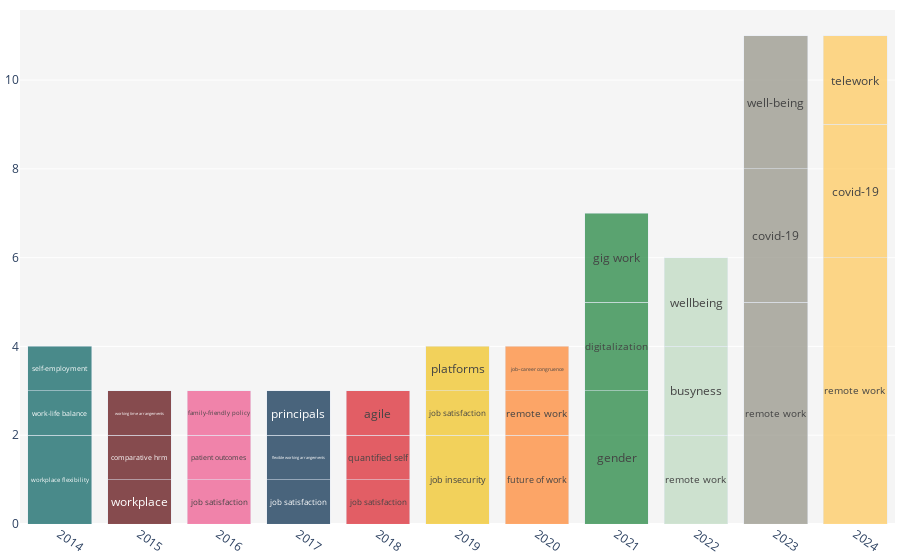

Notebook code for this chart:
### Code cell
# Arguments: view              = 'notebook', 'browser' ('notebook' -> To plot in your prefered Notebook App. 'browser' -> To plot in your prefered browser window);
#            key               = 'abs', 'title', 'jou, 'kwa', or 'kwp';
#            stop_words        = A list of stopwords to clean the corpus. ['ar', 'bn', 'bg', 'cs', 'en', 'fi', 'fr', 'de', 'el', 'hi', 'he', 'hu', 'it', 'ja', 'ko',  'mr', 'fa', 'pl', 'pt-br', 'ro', 'ru', 'es', 'sv', 'sk', 'zh', 'th', 'uk'];
#                                'ar' = Arabic; 'bn' = Bengali; 'bg' = Bulgarian; 'cs' = Czech; 'en' = English; 'fi' = Finnish; 'fr' = French; 'de' = German; 'el' = Greek; 'he' = Hebrew;'hi' = Hindi; 'hu' = Hungarian; 'it' = Italian;
#                                'ja' = Japanese; 'ko' = Korean; 'mr' =  Marathi; 'fa' =  Persian; 'pl' =  Polish; 'pt-br' = Potuguese-Brazilian; 'ro' = Romanian; 'ru' = Russian; 'es' =  Spanish; 'sk' = Slovak; 'sv' = Swedish;
#                                'zh' = Chinese; 'th' = Thai; 'uk' = Ukrainian
#            rmv_custom_words  = A list of custom stopwords to clean the corpus;
#            topn              = Total number entities;
#            txt_font_size     = Font size of the text inside the bins;
#            start             = Start Year; -1 = all years
#            end               = End Year;   -1 = all years
bibfile.plot_evolution_year(view             = 'notebook',
                            stop_words       = ['en'],
                            rmv_custom_words = [],
                            key              = 'kwa',
                            topn             = 3,
                            txt_font_size    = 12,
                            start            = 2014,
                            end              = 2024)

### Figure 1 — Plotly figure (JSON) as saved in the notebook; plotly's stock layout.template omitted (floating-point values rounded to 4 significant figures)
{"data": [{"hoverinfo": "text", "hovertext": ["workplace flexibility (2)", "work-life balance (1)", "self-employment (1)"], "insidetextanchor": "middle", "marker": {"color": "rgba(0,93,93,0.7)"}, "text": ["workplace flexibility", "work-life balance", "self-employment"], "textangle": 0, "textfont": {"size": 12}, "type": "bar", "x": [2014, 2014, 2014], "y": [2, 1, 1]}, {"hoverinfo": "text", "hovertext": ["workplace (1)", "comparative hrm (1)", "working time arrangements (1)"], "insidetextanchor": "middle", "marker": {"color": "rgba(87,4,8,0.7)"}, "text": ["workplace", "comparative hrm", "working time arrangements"], "textangle": 0, "textfont": {"size": 12}, "type": "bar", "x": [2015, 2015, 2015], "y": [1, 1, 1]}, {"hoverinfo": "text", "hovertext": ["job satisfaction (1)", "patient outcomes (1)", "family-friendly policy (1)"], "insidetextanchor": "middle", "marker": {"color": "rgba(238,83,139,0.7)"}, "text": ["job satisfaction", "patient outcomes", "family-friendly policy"], "textangle": 0, "textfont": {"size": 12}, "type": "bar", "x": [2016, 2016, 2016], "y": [1, 1, 1]}, {"hoverinfo": "text", "hovertext": ["job satisfaction (1)", "flexible working arrangements (1)", "principals (1)"], "insidetextanchor": "middle", "marker": {"color": "rgba(1,39,73,0.7)"}, "text": ["job satisfaction", "flexible working arrangements", "principals"], "textangle": 0, "textfont": {"size": 12}, "type": "bar", "x": [2017, 2017, 2017], "y": [1, 1, 1]}, {"hoverinfo": "text", "hovertext": ["job satisfaction (1)", "quantified self (1)", "agile (1)"], "insidetextanchor": "middle", "marker": {"color": "rgba(218,30,40,0.7)"}, "text": ["job satisfaction", "quantified self", "agile"], "textangle": 0, "textfont": {"size": 12}, "type": "bar", "x": [2018, 2018, 2018], "y": [1, 1, 1]}, {"hoverinfo": "text", "hovertext": ["job insecurity (2)", "job satisfaction (1)", "platforms (1)"], "insidetextanchor": "middle", "marker": {"color": "rgba(241,194,27,0.7)"}, "text": ["job insecurity", "job satisfaction", "platforms"], "textangle": 0, "textfont": {"size": 12}, "type": "bar", "x": [2019, 2019, 2019], "y": [2, 1, 1]}, {"hoverinfo": "text", "hovertext": ["future of work (2)", "remote work (1)", "job–career congruence (1)"], "insidetextanchor": "middle", "marker": {"color": "rgba(255,131,43,0.7)"}, "text": ["future of work", "remote work", "job–career congruence"], "textangle": 0, "textfont": {"size": 12}, "type": "bar", "x": [2020, 2020, 2020], "y": [2, 1, 1]}, {"hoverinfo": "text", "hovertext": ["gender (3)", "digitalization (2)", "gig work (2)"], "insidetextanchor": "middle", "marker": {"color": "rgba(25,128,56,0.7)"}, "text": ["gender", "digitalization", "gig work"], "textangle": 0, "textfont": {"size": 12}, "type": "bar", "x": [2021, 2021, 2021], "y": [3, 2, 2]}, {"hoverinfo": "text", "hovertext": ["remote work (2)", "busyness (2)", "wellbeing (2)"], "insidetextanchor": "middle", "marker": {"color": "rgba(189,217,191,0.7)"}, "text": ["remote work", "busyness", "wellbeing"], "textangle": 0, "textfont": {"size": 12}, "type": "bar", "x": [2022, 2022, 2022], "y": [2, 2, 2]}, {"hoverinfo": "text", "hovertext": ["remote work (5)", "covid-19 (3)", "well-being (3)"], "insidetextanchor": "middle", "marker": {"color": "rgba(146,144,132,0.7)"}, "text": ["remote work", "covid-19", "well-being"], "textangle": 0, "textfont": {"size": 12}, "type": "bar", "x": [2023, 2023, 2023], "y": [5, 3, 3]}, {"hoverinfo": "text", "hovertext": ["remote work (6)", "covid-19 (3)", "telework (2)"], "insidetextanchor": "middle", "marker": {"color": "rgba(255,200,87,0.7)"}, "text": ["remote work", "covid-19", "telework"], "textangle": 0, "textfont": {"size": 12}, "type": "bar", "x": [2024, 2024, 2024], "y": [6, 3, 2]}], "layout": {"barmode": "stack", "hovermode": "closest", "margin": {"b": 10, "l": 5, "r": 5, "t": 10}, "plot_bgcolor": "#f5f5f5", "showlegend": false, "xaxis": {"showticklabels": true, "tickangle": 35, "type": "category"}}}
